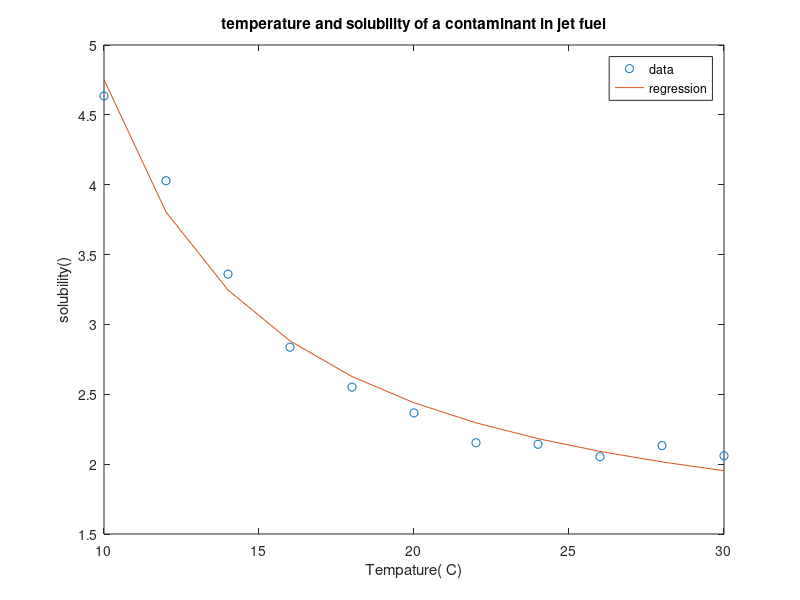

Source code (MATLAB):
function[]=midterm2_627566
%()
clear all; clc; close all

% This is a simple driver function
% that you do not need to change,
% but it could be used for commenting out
% calls to code for one problem or another. 

p1()

%sorry it is messy didnt have enough time to make it look good
%sorry again- wesley
p2()
 
p3()

end



%---------------------------------
% part 1: code starts here
%---------------------------------
function[]=p1()



% (a) here is some code to use to confirm that your newNC
%     function actually works 
f = @(x)  x.^3;
a = 3; 
b = 4;
N = 4;
I_true = 1/4*(4^4) - 1/4*(3^4) 
A_test = newNC(f,a,b,N)


% (b) estimate the integral
f = @(x) log(x).*x.^3;
a = 3.3452538766
652; 
b = 8.3152349847262;
N = 4;
A1 = newNC(f,a,b,N)

% (c) estimate with twice as many intervals
N = 8;
A2 = newNC(f,a,b,N)
% (d) estimate error in your solution to (c)


n = 16
errorestA12 = abs( A2- A1)/(n-1)

end


function[I_newNC]=newNC(f,a,b,N)    
% = Integrate using the new N.C.  method        =
% = f   :: function name                        =
% = a   :: lower bound                          =
% = b   :: upper bound                          =
% = N   :: number of intervals                  =
% ===============================================

% define interval size
h = ( b - a ) / N;

% number of data points
n = N + 1;

if (mod(N,4)~=0)
    display('interval error')
    I_newNC = NaN;
    return
end

% range of independent variable values
x = a:h:b;

h1 = h;
interval1 = 2;
interval2 = 4;
start1 = 2;
start2 = 3;
I_newNC = ((4*h1)/3) *(2*(sum(f(x(start1:interval1:n-1)))) - (sum(f(x(start2:interval2:n-2)))))



end


%---------------------------------
% part 2: code starts here
%---------------------------------
function[]=p2()

T = [10 12 14  16 18  20 22 24 26 28 30]';

S = [...
   4.635706453739581
   4.028514161725839
   3.360006688949629
   2.837198456900121
   2.551086145246655
   2.367020473448062
%2
   2.153244012451863
   2.142062892201657
   2.053140417658772
   2.132806414947129
   2.059933729682769]
   


% (a) data plot

figure(1)
plot(T,S,'o')
title('temperature and solubility of a contaminant in jet fuel')
ylabel('solubility()')
xlabel('Tempature( C)')
legend('data')

% (b) find coefficients

%log(s/b) = m/T


sollog = log(S);
n = length(T);
invT = 1./T;
X = [ones(n,1) invT];
a = X \ sollog

% (c) regression plot
f = @(invT) exp(a(1) + a(2) * invT  );
hold on
plot(T,f(invT),'-')
legend('data','regression')

%calculate m value
m = a(2)

% log(s/b) = m/T
% s/b = e^(m/T)
% s/e^(m/T) = b
% b = s/e^(m/T)

b = S(5)/exp(m/T(5))

% (d) evaluate at T = 21
T1 = 21;
evaluate = f(1/T1)
end


%-----------------------------------
% part 3: code starts here
%-----------------------------------
function[] = p3()

x = [0.1:0.1:0.5]; % [m]
h3 = 0.2;
h5 = 0.1;
T = [116.1864  134.9869  156.8352  182.2179 211.7026]; %[K]
u = 1; % [m^2/s]

% figure(2)
% plot(x,T)
% add code for estimating u*d^2T/dx^2 here:

xi = 0.3;



%three point central using 0.1 0.3 0.5
%f'' =  -2fxi) + f(xi-1)
FD31 = (-2*(T(3))+T(1)+T(5))/(h3^2)

%three point central using 0.2 0.3 0.4
FD32 = (-2*(T(3))+T(2)+T(4))/(h5^2)

%five point centeral
FD5 = (-T(1)+16*T(2)-30*T(3)+16*T(4)-T(5))/(12*h5^2)

%richardson Exptrapolation for FD3 FD32
%RE = 2^n ()/ (2^n) -1
%FD5 is most accurate 
n = 2;

RE1 = ((2^n *FD32) - FD31)/ ((2^n) -1)

%quantitative estimate of the uncertainty
Error = abs(RE1 - FD32)


% The five point central is the same value as the richardson Exptrapolation for FD3 FD32
answer = RE1

 
end
